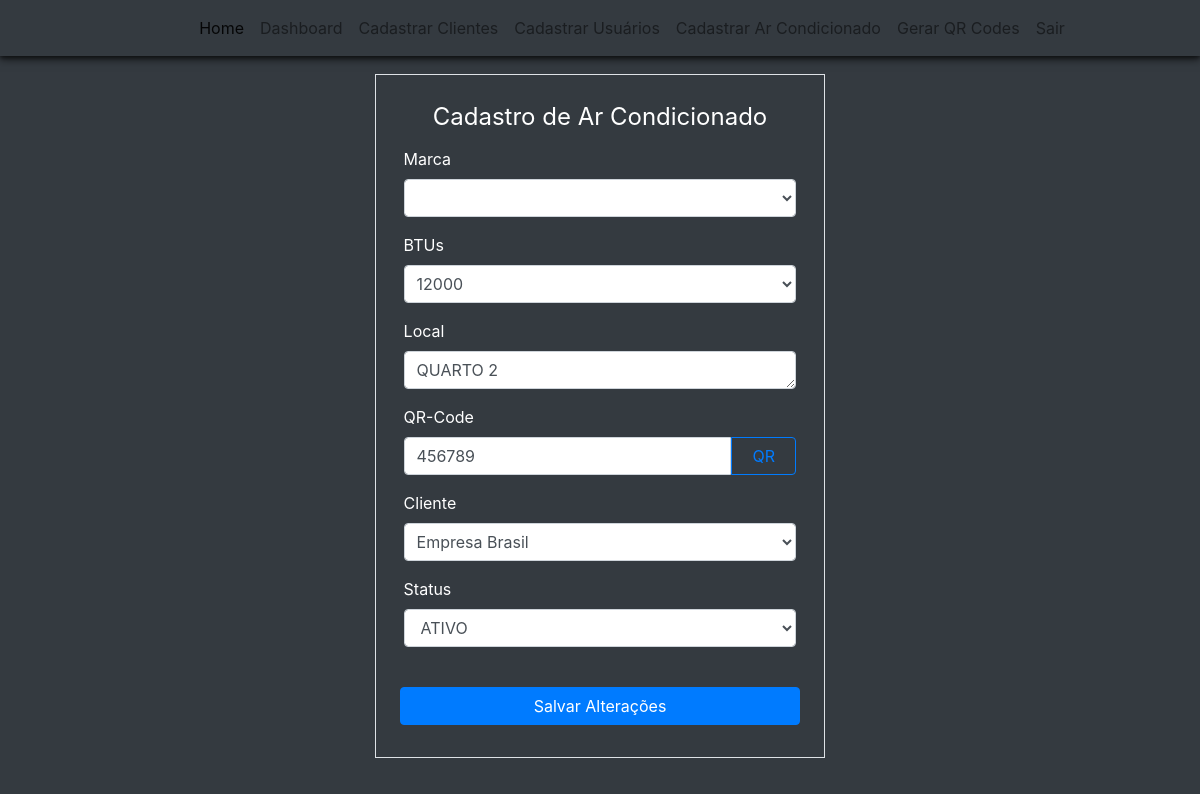
The app's page /dashboard/cliente/servicos/equipamento/41 (signed in), older data.
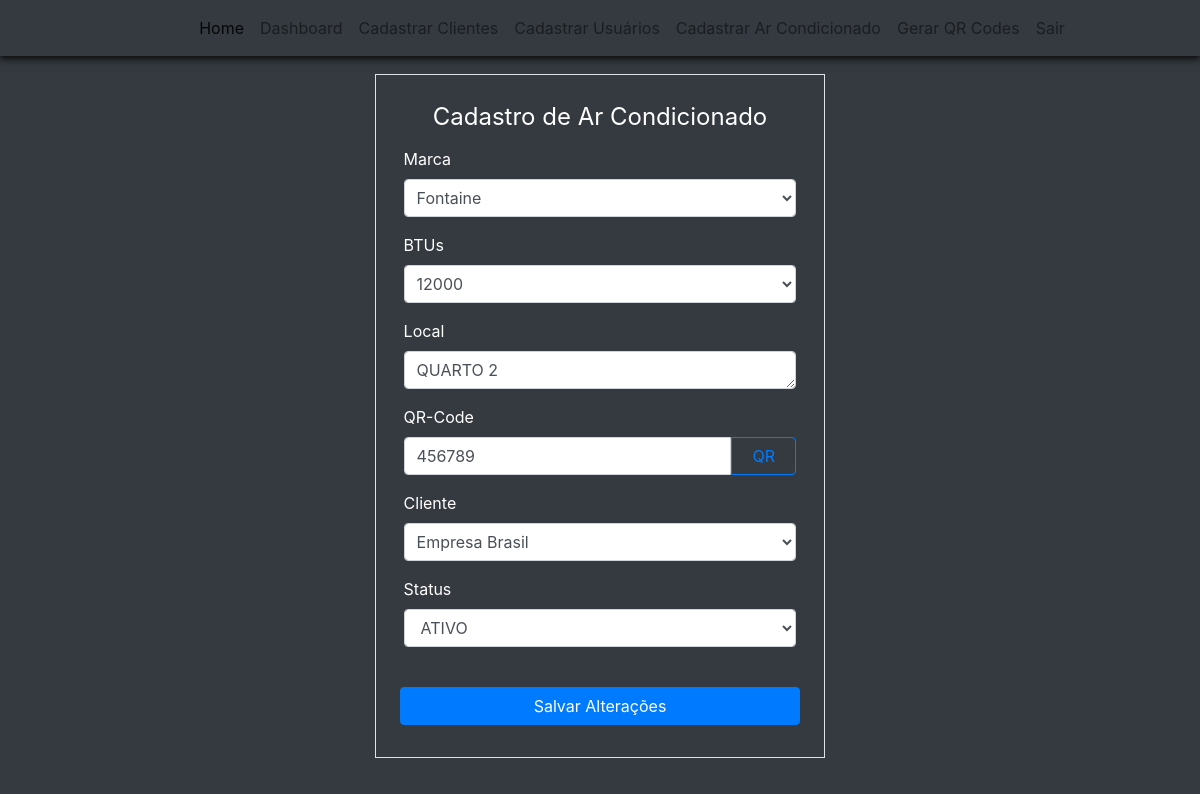
The same page, newer data.
### climaxcool/models.py (models this page shows)
class Equipments(database.Model):
    id = database.Column(database.Integer, primary_key=True)
    name_equipment = database.Column(database.String, nullable=False)
    btus_equipment = database.Column(database.Integer, nullable=False)
    brand_equipment = database.Column(database.String, nullable=False)
    address = database.Column(database.String, nullable=False)
    qr_code = database.Column(database.String, unique=True)
    status_equipment = database.Column(database.String, default="ATIVO")
    date_create = database.Column(database.DateTime, nullable=False, default=datetime.utcnow)
    id_customer = database.Column(database.Integer, database.ForeignKey('customers.id'), nullable=False)
    id_user = database.Column(database.Integer, database.ForeignKey('users.id'), nullable=False)

### climaxcool/routes/routes.py (the view)
@app.route('/dashboard/cliente/servicos/equipamento/<equipment_id>', methods=['GET', 'POST'])
@login_required
def equipment_update(equipment_id):
    equipment_update = equipments_viewmodel.equipment_update(equipment_id)
    return equipment_update

### climaxcool/forms.py
class FormEquipmentsRegistration(FlaskForm):
    edit_mode = HiddenField()
    brand_equipment = SelectField('Marca', validators=[DataRequired()], choices=list_brands)
    btus_equipment = SelectField('BTUs', validators=[DataRequired()], choices=list_btus)
    address = TextAreaField('Local', validators=[DataRequired()])
    qr_code = StringField('QR-Code')
    status_equipment = SelectField('Status', validators=[Optional()], choices=['ATIVO', 'INATIVO'])
    customer = SelectField('Cliente', validators=[DataRequired()], choices=[' '])
    btn_submit_equip_registration = SubmitField('Cadastrar Equipamento')

### climaxcool/models.py (called while the page is built)
@login_manager.user_loader
def load_user(id_user):
    return Users.query.get(int(id_user))

### climaxcool/repository/repo_customers.py (called while the page is built)
    def get_customer_by_id(self, customer_id):
        customer = Customers.query.get(int(customer_id))
        return customer

### climaxcool/repository/repo_equipments.py (called while the page is built)
    def get_equipment_by_id(self, equipment_id):
        equipment = Equipments.query.get(int(equipment_id))
        return equipment

### climaxcool/templates/equipments_update.html (shortened to what this page needs)
{% extends 'nav_logged.html' %}
{% block bodynav %}
<div class="d-flex justify-content-center align-items-center bg-dark" style="padding-top: 30px; height: 100vh;">
    <div class="bg-dark text-white">
        <div class="col">
            <div>
                <form method="POST" action="" class="border p-4 mt-2 mb-2">
                    <legend class="text-center">Cadastro de Ar Condicionado</legend>
                    <fieldset>
                        <div class="row form-group mt-1 mx-1">
                            {{ form_equipment.brand_equipment.label(class="form-label") }}
                            {% if form_equipment.brand_equipment.errors %}
                            {{ form_equipment.brand_equipment(class="form-control is-invalid px-2", rows="1") }}
                            <div class="invalid-feedback">
                                {% for erro in form_equipment.brand_equipment.errors %}
                                {{ erro }}
                                {% endfor%}
                            </div>
                            {% else %}
                            {{ form_equipment.brand_equipment(class="form-control px-2", rows="1") }}
                            {% endif %}
                        </div>
                        <div class="form-group mt-1 mx-1">
                            {{ form_equipment.btus_equipment.label(class="form-label") }}
                            {{ form_equipment.btus_equipment(class="form-control px-2", rows="1") }}
                        </div>
                        <div class="row form-group mt-1 mx-1">
                            {{ form_equipment.address.label(class="form-label") }}
                            {{ form_equipment.address(class="form-control w-100", rows="1") }}
                        </div>
                        <div class="row form-group mt-1 mx-1">
                            {{ form_equipment.qr_code.label(class="form-label col-12 text-left px-0") }}
                            {{ form_equipment.qr_code(class="form-control w-100 col-10", style="border-top-right-radius: 0; border-bottom-right-radius: 0", rows="1") }}
                            <button class="btn col-2 btn-outline-primary" style="border-top-left-radius: 0; border-bottom-left-radius: 0">QR</button>
                        </div>
                        <div class="row form-group mt-1 mx-1">
                            {{ form_equipment.customer.label(class="form-label") }}
                            {{ form_equipment.customer(class="form-control w-100 px-2", rows="1") }}
                        </div>
                        <div class="row form-group mt-1 mx-1">
                            {{ form_equipment.status_equipment.label(class="form-label") }}
                            {{ form_equipment.status_equipment(class="form-control w-100", rows="1") }}
                        </div>
                    </fieldset>
                    <div class="w-auto">
                        <button class="w-100 btn btn-primary mt-4 mb-2" type="submit">Salvar Alterações</button>
                    </div>
                </form>
            </div>
        </div>
    </div>
</div>
{% endblock %}

Row changes from the older to the newer data that the page shows:
changed Equipments "QUARTO 2": brand_equipment (not shown) → "Fontaine"
